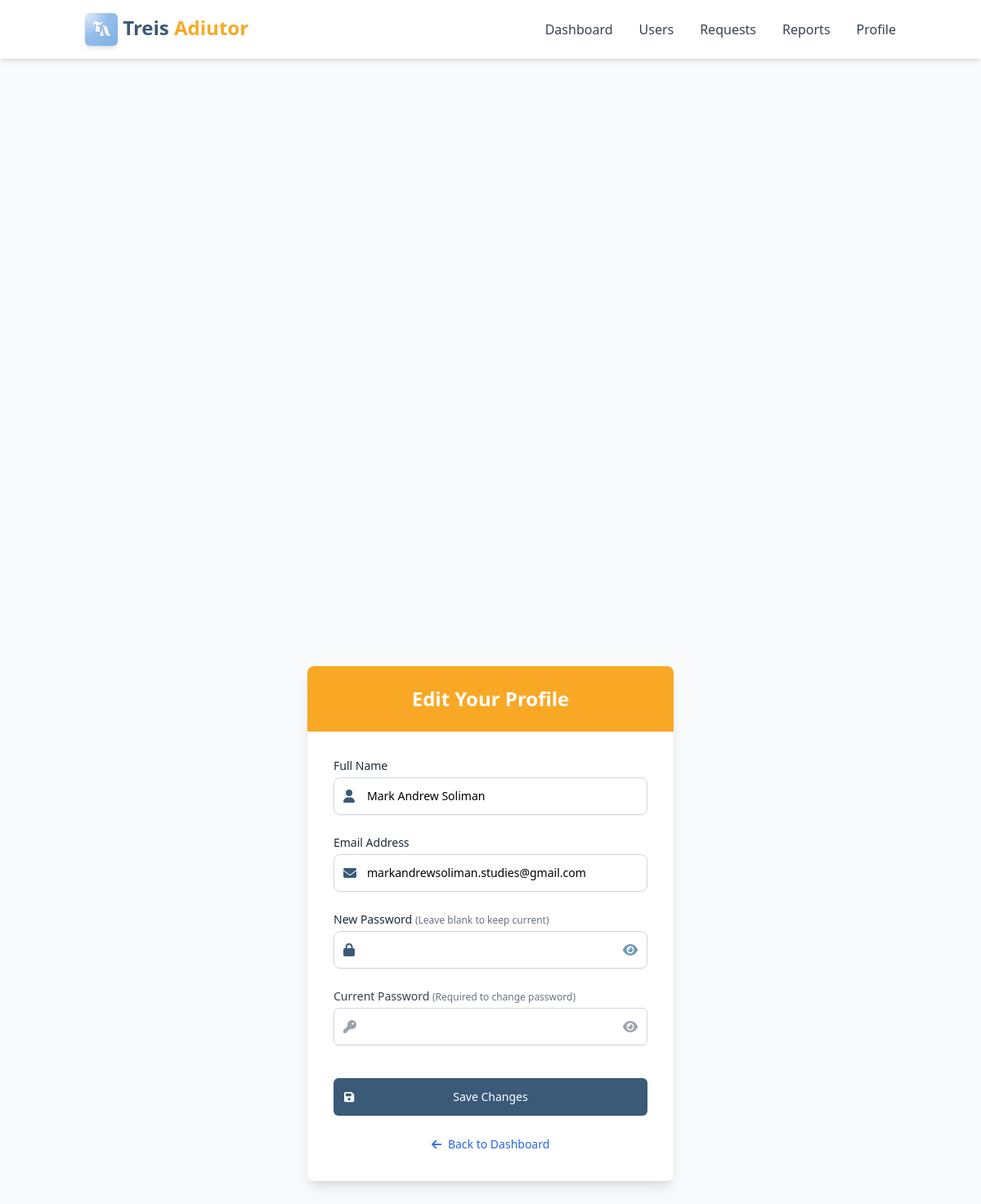
Page /admin/profile.php (signed in) on the committed database.
### tables this page shows
CREATE TABLE `users` (
  `userID` int(11) NOT NULL,
  `fullName` varchar(100) DEFAULT NULL,
  `email` varchar(100) DEFAULT NULL,
  `password` varchar(255) DEFAULT NULL,
  `role` enum('admin','client','adiutor') NOT NULL,
  `phoneNumber` varchar(20) DEFAULT NULL,
  `profilePic` varchar(255) DEFAULT NULL,
  `status` enum('active','inactive') DEFAULT 'active',
  `dateCreated` timestamp NOT NULL DEFAULT current_timestamp()
);

### admin/profile.php (the view, shortened to what this page needs)
<?php
require_once '../includes/db.php';
$user = $_SESSION['user'];
$user_id = $user['userID'];
$stmt = $conn->prepare("SELECT fullName, email, password FROM users WHERE userID = ?");
$stmt->bind_param("i", $user_id);
$stmt->execute();
$stmt->bind_result($fullName, $email, $hashed_current_password);
?>
<!DOCTYPE html>
<html lang="en">
<head>
    <script src="https://cdn.tailwindcss.com"></script>
</head>
<body class="bg-gray-50 font-sans">
<?php include 'components/navbar.php'; ?>
<div class="min-h-screen flex items-center justify-center py-12 px-4 sm:px-6 lg:px-8">
    <div class="max-w-md w-full bg-white rounded-lg shadow-lg overflow-hidden fade-in" data-aos="fade-up">
        <div class="bg-accent py-6 px-4">
            <h2 class="text-2xl font-bold text-white text-center">Edit Your Profile</h2>
        </div>
        <div class="p-6 sm:p-8">
            <form method="POST" enctype="multipart/form-data" class="space-y-6">
                <div>
                    <label for="name" class="block text-sm font-medium text-dark mb-1">Full Name</label>
                    <div class="relative rounded-md shadow-sm">
                        <div class="absolute inset-y-0 left-0 pl-3 flex items-center pointer-events-none">
                        </div>
                        <input id="name" type="text" name="fullName" value="<?= htmlspecialchars($fullName) ?>"
                               class="form-input block w-full pl-10 pr-3 py-3 border border-gray-300 rounded-lg focus:ring-2 focus:ring-primary focus:border-primary transition duration-300 ease-in-out sm:text-sm"
                               required>
                    </div>
                </div>
                <div>
                    <label for="email" class="block text-sm font-medium text-dark mb-1">Email Address</label>
                    <div class="relative rounded-md shadow-sm">
                        <div class="absolute inset-y-0 left-0 pl-3 flex items-center pointer-events-none">
                        </div>
                        <input id="email" type="email" name="email" value="<?= htmlspecialchars($email) ?>"
                               class="form-input block w-full pl-10 pr-3 py-3 border border-gray-300 rounded-lg focus:ring-2 focus:ring-primary focus:border-primary transition duration-300 ease-in-out sm:text-sm"
                               required>
                    </div>
                </div>
                <div>
                    <label for="new_password" class="block text-sm font-medium text-dark mb-1">
                        New Password <span class="text-gray-500 text-xs">(Leave blank to keep current)</span>
                    </label>
                    <div class="relative rounded-md shadow-sm">
                        <div class="absolute inset-y-0 left-0 pl-3 flex items-center pointer-events-none">
                        </div>
                        <input id="new_password" type="password" name="new_password"
                               class="form-input block w-full pl-10 pr-10 py-3 border border-gray-300 rounded-lg focus:ring-2 focus:ring-primary focus:border-primary transition duration-300 ease-in-out sm:text-sm">
                        <div class="absolute inset-y-0 right-0 pr-3 flex items-center">
                            <button type="button" id="toggleNewPassword" class="text-secondary hover:text-accent focus:outline-none transition duration-300">
                                <i class="fas fa-eye"></i>
                            </button>
                        </div>
                    </div>
                </div>
                <div>
                    <label for="old_password" class="block text-sm font-medium text-gray-700 mb-1">
                        Current Password <span class="text-gray-500 text-xs">(Required to change password)</span>
                    </label>
                    <div class="relative rounded-md shadow-sm">
                        <div class="absolute inset-y-0 left-0 pl-3 flex items-center pointer-events-none">
                        </div>
                        <input id="old_password" type="password" name="old_password"
                               class="form-input block w-full pl-10 pr-10 py-3 border border-gray-300 rounded-md focus:ring-blue-500 focus:border-blue-500 transition duration-150 ease-in-out sm:text-sm">
                        <div class="absolute inset-y-0 right-0 pr-3 flex items-center">
                            <button type="button" id="toggleOldPassword" class="text-gray-400 hover:text-gray-500 focus:outline-none">
                                <i class="fas fa-eye"></i>
                            </button>
                        </div>
                    </div>
                </div>
                <div class="pt-4">
                    <button type="submit" name="update_profile"
                            class="group relative w-full flex justify-center py-3 px-4 border border-transparent text-sm font-medium rounded-md text-white bg-primary hover:secondary focus:outline-none focus:ring-2 focus:ring-offset-2 focus:ring-blue-500 transition duration-150 ease-in-out">
                        <span class="absolute left-0 inset-y-0 flex items-center pl-3">
                            <i class="fas fa-save"></i>
                        </span>
                        Save Changes
                    </button>
                </div>
            </form>
            <div class="mt-6 text-center">
                <a href="dashboard.php" class="inline-flex items-center text-sm font-medium text-blue-600 hover:text-blue-800">
                    <i class="fas fa-arrow-left mr-2"></i>
                    Back to Dashboard
                </a>
            </div>
        </div>
    </div>
</div>
</body>
</html>

### rows in the picture
users: fullName "Mark Andrew Soliman", email "markandrewsoliman.studies@gmail.com"
